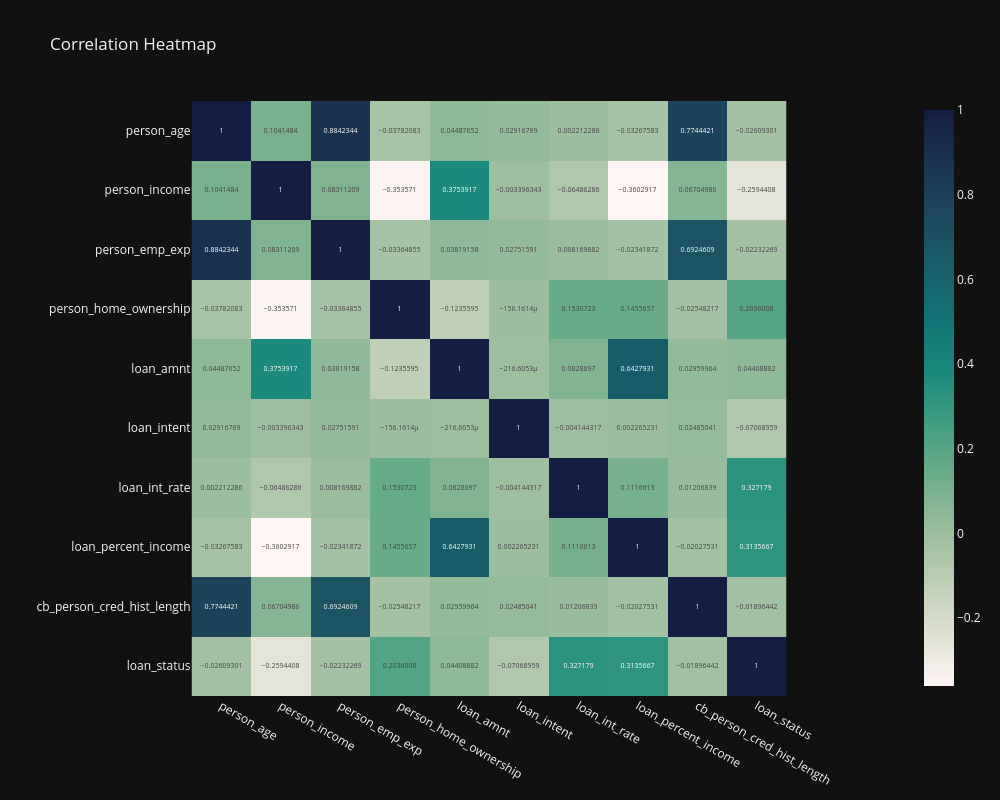

The notebook cell this image was saved under:
### Code cell
fig = px.imshow(NewData.corr(), 
                text_auto=True, 
                color_continuous_scale = "tempo",  
                template='plotly_dark',
                title="Correlation Heatmap")
fig.update_layout(
    width=1000, 
    height=800  
)
fig.show()

### Figure 1 — Plotly figure (JSON) as saved in the notebook; plotly's stock layout.template omitted (floating-point values rounded to 4 significant figures)
{"data": [{"coloraxis": "coloraxis", "hovertemplate": "x: %{x}<br>y: %{y}<br>color: %{z}<extra></extra>", "name": "0", "texttemplate": "%{z}", "type": "heatmap", "x": ["person_age", "person_income", "person_emp_exp", "person_home_ownership", "loan_amnt", "loan_intent", "loan_int_rate", "loan_percent_income", "cb_person_cred_hist_length", "loan_status"], "xaxis": "x", "y": ["person_age", "person_income", "person_emp_exp", "person_home_ownership", "loan_amnt", "loan_intent", "loan_int_rate", "loan_percent_income", "cb_person_cred_hist_length", "loan_status"], "yaxis": "y", "z": [[1.0, 0.1041, 0.8842, -0.03782, 0.04488, 0.02917, 0.002212, -0.03268, 0.7744, -0.02609], [0.1041, 1.0, 0.08311, -0.3536, 0.3754, -0.003396, -0.06486, -0.3603, 0.06705, -0.2594], [0.8842, 0.08311, 1.0, -0.03365, 0.03819, 0.02752, 0.00817, -0.02342, 0.6925, -0.02232], [-0.03782, -0.3536, -0.03365, 1.0, -0.1236, -0.0001562, 0.1531, 0.1456, -0.02548, 0.2036], [0.04488, 0.3754, 0.03819, -0.1236, 1.0, -0.0002166, 0.08287, 0.6428, 0.0296, 0.04409], [0.02917, -0.003396, 0.02752, -0.0001562, -0.0002166, 1.0, -0.004144, 0.002265, 0.02485, -0.07069], [0.002212, -0.06486, 0.00817, 0.1531, 0.08287, -0.004144, 1.0, 0.1117, 0.01207, 0.3272], [-0.03268, -0.3603, -0.02342, 0.1456, 0.6428, 0.002265, 0.1117, 1.0, -0.02028, 0.3136], [0.7744, 0.06705, 0.6925, -0.02548, 0.0296, 0.02485, 0.01207, -0.02028, 1.0, -0.01896], [-0.02609, -0.2594, -0.02232, 0.2036, 0.04409, -0.07069, 0.3272, 0.3136, -0.01896, 1.0]]}], "layout": {"coloraxis": {"colorscale": [[0, "rgb(254, 245, 244)"], [0.09091, "rgb(222, 224, 210)"], [0.1818, "rgb(189, 206, 181)"], [0.2727, "rgb(153, 189, 156)"], [0.3636, "rgb(110, 173, 138)"], [0.4545, "rgb(65, 157, 129)"], [0.5455, "rgb(25, 137, 125)"], [0.6364, "rgb(18, 116, 117)"], [0.7273, "rgb(25, 94, 106)"], [0.8182, "rgb(28, 72, 93)"], [0.9091, "rgb(25, 51, 80)"], [1, "rgb(20, 29, 67)"]]}, "height": 800, "title": {"text": "Correlation Heatmap"}, "width": 1000, "xaxis": {"anchor": "y", "constrain": "domain", "domain": [0, 1], "scaleanchor": "y"}, "yaxis": {"anchor": "x", "autorange": "reversed", "constrain": "domain", "domain": [0, 1]}}}
